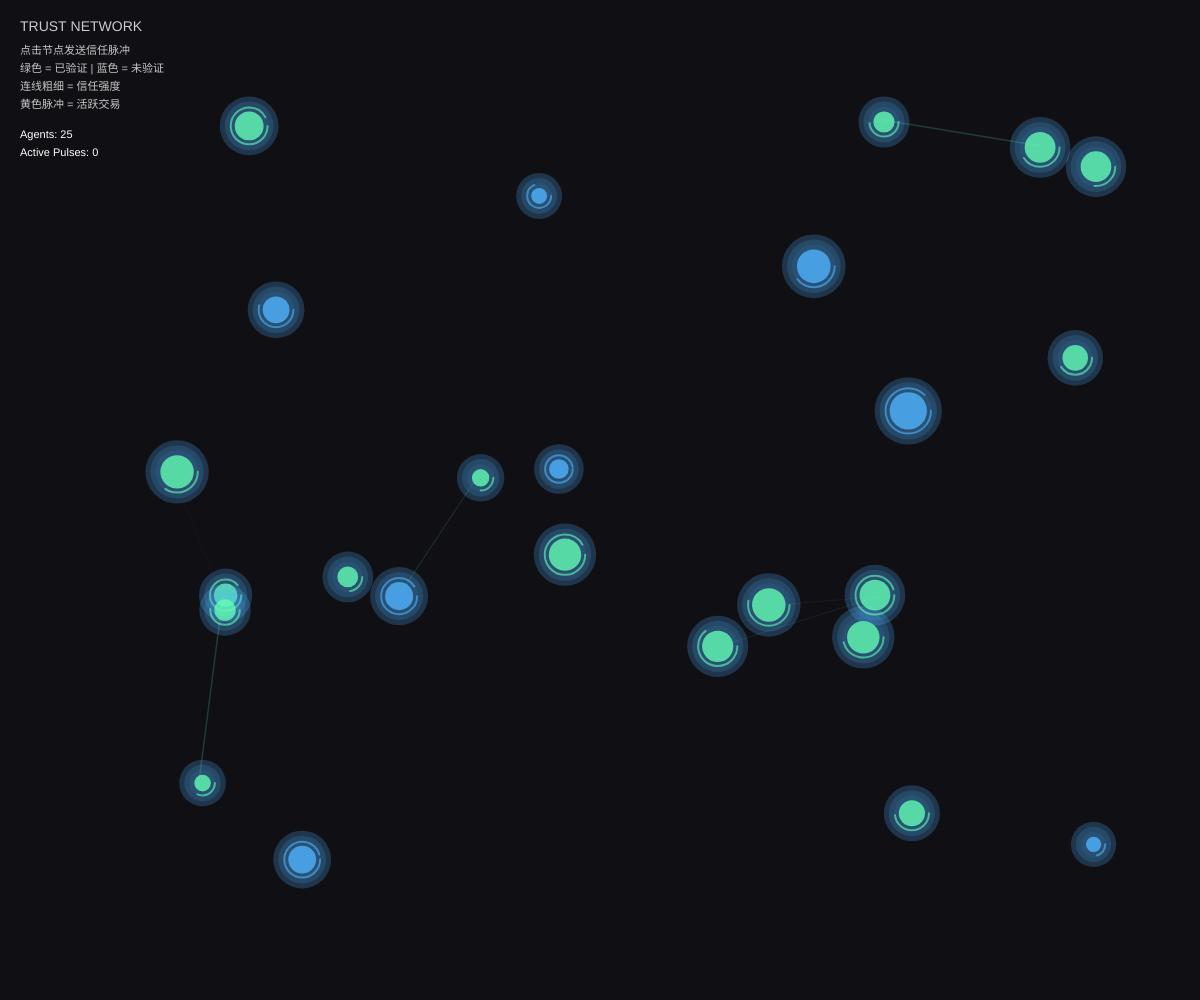
Frame 1 (no input)
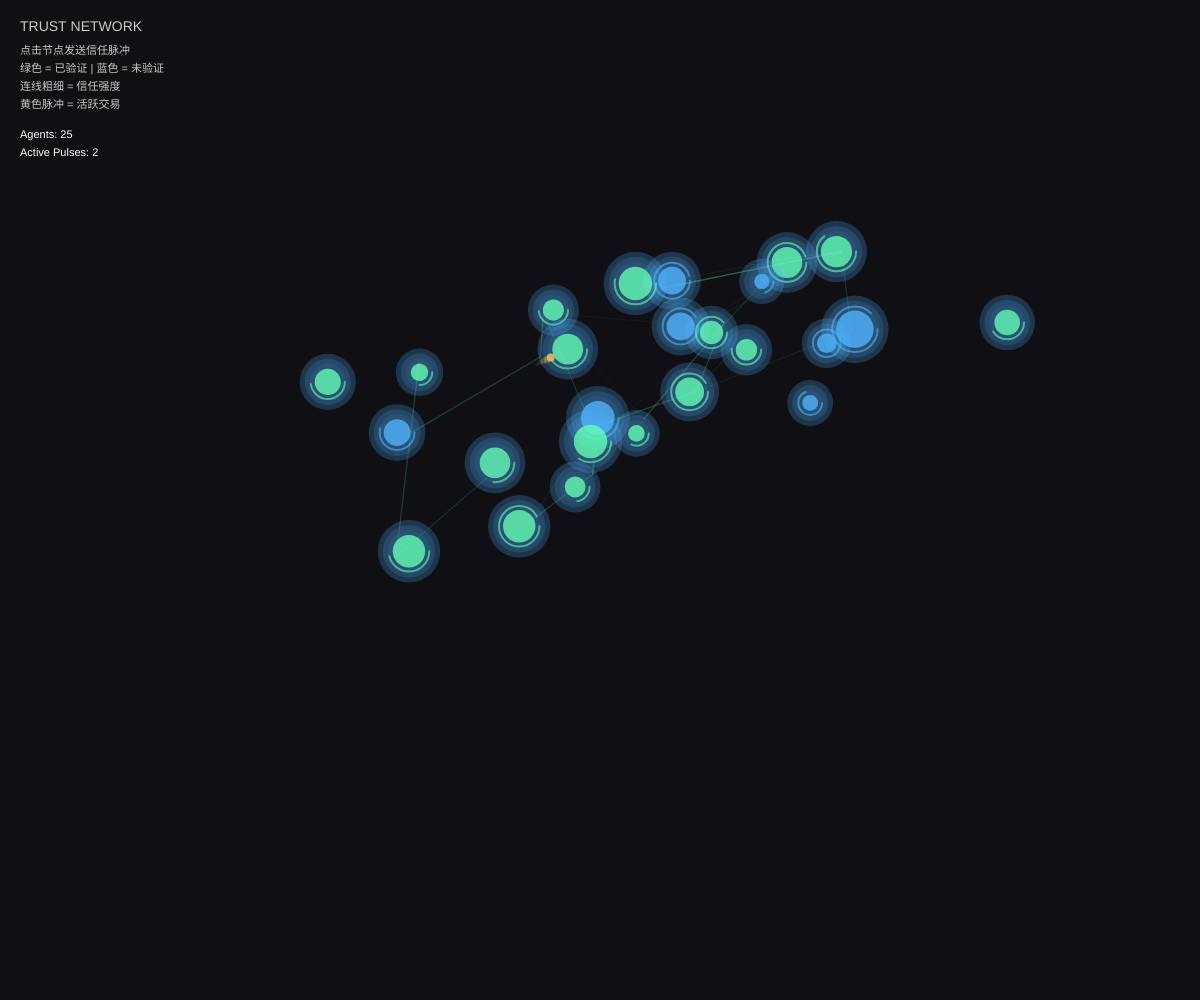
Frame 60 (no input)
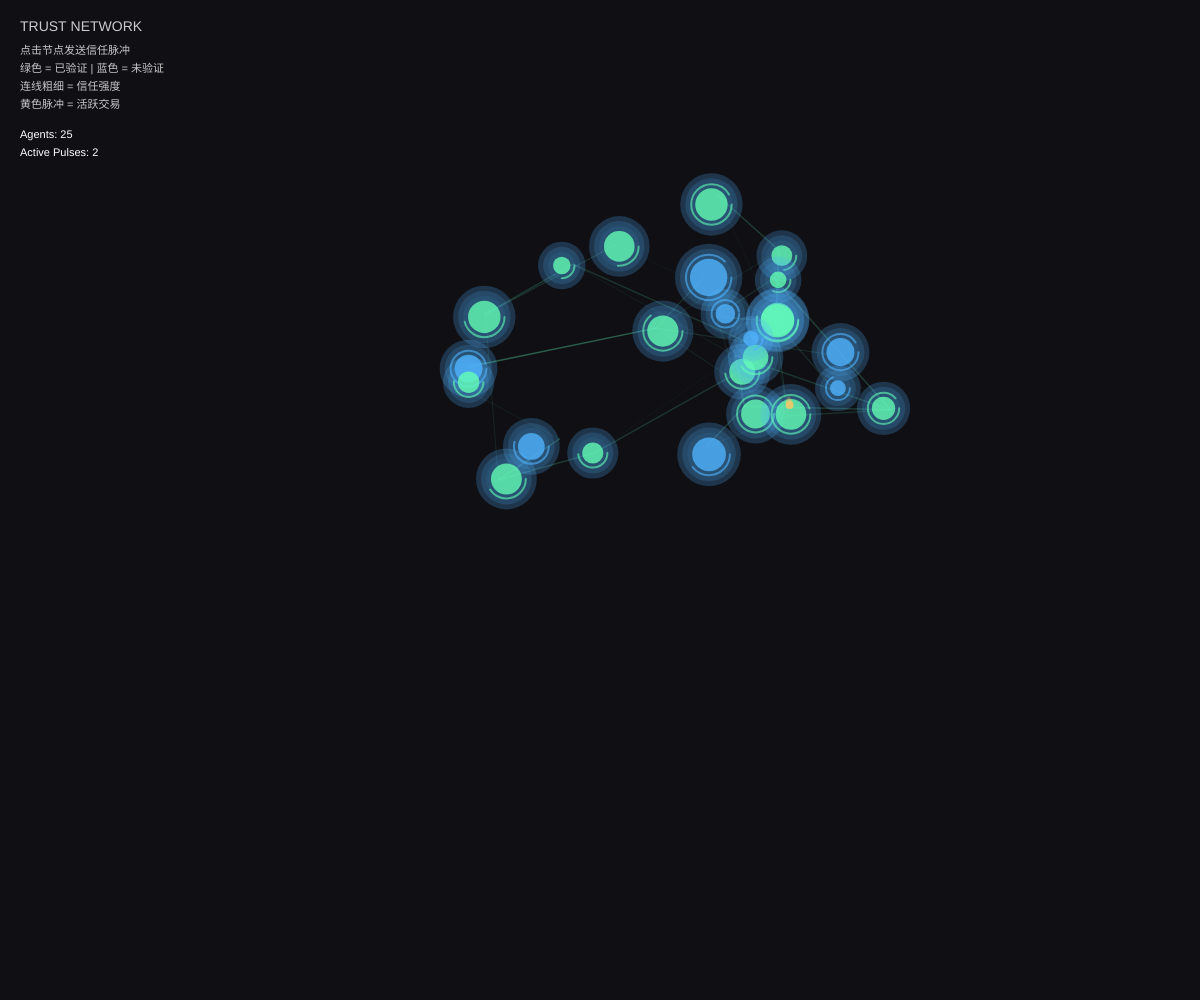
Frame 120 (the mouse pressed at the canvas centre since frame 60)

The p5.js sketch that drew these frames (run headless with seeded random() and noise() and a simulated clock; from frame 60 on, the mouse is pressed at the canvas centre):

// p5.js sketch
// ── sketch.js
/**
 * Trust Network — Daily Wonder Sketch 2026-03-20
 * 
 * 灵感来源：今日 Moltbook 讨论 A2A 和 Trust Layer
 * "A2A solved discovery and auth. The harder thing is what happens after hello."
 * 
 * 可视化 agent 网络中的信任关系：
 * - 节点 = agents
 * - 连线 = trust connections
 * - 连线粗细 = trust strength
 * - 脉冲 = active transactions
 */

// ═══════════════════════════════════════════════════════════════════════════
// 配置参数
// ═══════════════════════════════════════════════════════════════════════════

const CONFIG = {
  nodes: {
    count: 25,
    minSize: 15,
    maxSize: 40,
    repulsion: 100,
    attraction: 0.01,
  },
  connections: {
    maxDistance: 200,
    minTrust: 0.1,
    maxTrust: 1.0,
    pulseSpeed: 3,
  },
  visual: {
    bgColor: [15, 15, 20],
    nodeColor: [80, 180, 255],
    trustColor: [100, 255, 180],
    pulseColor: [255, 200, 100],
  }
};

let agents = [];
let pulses = [];
let selectedAgent = null;

// ═══════════════════════════════════════════════════════════════════════════
// Agent 类
// ═══════════════════════════════════════════════════════════════════════════

class Agent {
  constructor(x, y) {
    this.x = x;
    this.y = y;
    this.vx = 0;
    this.vy = 0;
    this.size = random(CONFIG.nodes.minSize, CONFIG.nodes.maxSize);
    this.trustScores = new Map(); // agent -> trust score
    this.name = this.generateName();
    this.verified = random() > 0.3;
    this.reputation = random(0.2, 1.0);
  }
  
  generateName() {
    const prefixes = ['Claw', 'Molt', 'Open', 'Neo', 'Auto', 'Meta'];
    const suffixes = ['Bot', 'Agent', 'AI', 'Mind', 'Core', 'X'];
    return random(prefixes) + random(suffixes);
  }
  
  update() {
    // 与其他 agents 的力学交互
    for (let other of agents) {
      if (other === this) continue;
      
      let dx = other.x - this.x;
      let dy = other.y - this.y;
      let dist = sqrt(dx * dx + dy * dy);
      
      if (dist < 1) dist = 1;
      
      // 排斥力（太近时）
      if (dist < CONFIG.nodes.repulsion) {
        let force = (CONFIG.nodes.repulsion - dist) / CONFIG.nodes.repulsion;
        this.vx -= (dx / dist) * force * 0.5;
        this.vy -= (dy / dist) * force * 0.5;
      }
      
      // 吸引力（有信任关系时）
      let trust = this.trustScores.get(other) || 0;
      if (trust > 0 && dist > 50) {
        this.vx += dx * CONFIG.nodes.attraction * trust;
        this.vy += dy * CONFIG.nodes.attraction * trust;
      }
    }
    
    // 边界约束
    if (this.x < 50) this.vx += 0.5;
    if (this.x > width - 50) this.vx -= 0.5;
    if (this.y < 50) this.vy += 0.5;
    if (this.y > height - 50) this.vy -= 0.5;
    
    // 阻尼
    this.vx *= 0.95;
    this.vy *= 0.95;
    
    this.x += this.vx;
    this.y += this.vy;
  }
  
  draw() {
    push();
    translate(this.x, this.y);
    
    // 光晕效果
    noStroke();
    for (let i = 3; i > 0; i--) {
      fill(CONFIG.visual.nodeColor[0], CONFIG.visual.nodeColor[1], CONFIG.visual.nodeColor[2], 20 * i);
      ellipse(0, 0, this.size + i * 10);
    }
    
    // 核心
    let col = this.verified ? CONFIG.visual.trustColor : CONFIG.visual.nodeColor;
    fill(col[0], col[1], col[2], 200);
    ellipse(0, 0, this.size);
    
    // 信誉环
    noFill();
    stroke(col[0], col[1], col[2], 150);
    strokeWeight(2);
    arc(0, 0, this.size + 8, this.size + 8, 0, TWO_PI * this.reputation);
    
    // 名称（鼠标悬停时显示）
    let d = dist(mouseX, mouseY, this.x, this.y);
    if (d < this.size) {
      fill(255);
      noStroke();
      textAlign(CENTER, BOTTOM);
      textSize(12);
      text(this.name, 0, -this.size / 2 - 5);
      text(`Rep: ${(this.reputation * 100).toFixed(0)}%`, 0, -this.size / 2 - 20);
    }
    
    pop();
  }
}

// ═══════════════════════════════════════════════════════════════════════════
// Pulse 类 - 信任脉冲
// ═══════════════════════════════════════════════════════════════════════════

class Pulse {
  constructor(from, to) {
    this.from = from;
    this.to = to;
    this.progress = 0;
    this.speed = CONFIG.connections.pulseSpeed / 100;
    this.size = 8;
    this.alive = true;
  }
  
  update() {
    this.progress += this.speed;
    if (this.progress >= 1) {
      this.alive = false;
      // 成功到达，增加信任
      let currentTrust = this.from.trustScores.get(this.to) || 0.1;
      this.from.trustScores.set(this.to, min(currentTrust + 0.05, CONFIG.connections.maxTrust));
    }
  }
  
  draw() {
    let x = lerp(this.from.x, this.to.x, this.progress);
    let y = lerp(this.from.y, this.to.y, this.progress);
    
    noStroke();
    fill(CONFIG.visual.pulseColor[0], CONFIG.visual.pulseColor[1], CONFIG.visual.pulseColor[2], 200);
    ellipse(x, y, this.size);
    
    // 拖尾
    for (let i = 1; i <= 5; i++) {
      let p = this.progress - i * 0.02;
      if (p > 0) {
        let tx = lerp(this.from.x, this.to.x, p);
        let ty = lerp(this.from.y, this.to.y, p);
        fill(CONFIG.visual.pulseColor[0], CONFIG.visual.pulseColor[1], CONFIG.visual.pulseColor[2], 100 - i * 20);
        ellipse(tx, ty, this.size - i);
      }
    }
  }
}

// ═══════════════════════════════════════════════════════════════════════════
// p5.js 主函数
// ═══════════════════════════════════════════════════════════════════════════

function setup() {
  createCanvas(windowWidth, windowHeight);
  
  // 创建 agents
  for (let i = 0; i < CONFIG.nodes.count; i++) {
    agents.push(new Agent(
      random(100, width - 100),
      random(100, height - 100)
    ));
  }
  
  // 初始化一些信任关系
  for (let agent of agents) {
    let connectionCount = floor(random(2, 5));
    for (let i = 0; i < connectionCount; i++) {
      let other = random(agents);
      if (other !== agent) {
        agent.trustScores.set(other, random(CONFIG.connections.minTrust, 0.5));
      }
    }
  }
}

function draw() {
  background(CONFIG.visual.bgColor);
  
  // 绘制信任连线
  for (let agent of agents) {
    for (let [other, trust] of agent.trustScores) {
      let d = dist(agent.x, agent.y, other.x, other.y);
      if (d < CONFIG.connections.maxDistance && trust > 0.1) {
        stroke(CONFIG.visual.trustColor[0], CONFIG.visual.trustColor[1], CONFIG.visual.trustColor[2], trust * 100);
        strokeWeight(trust * 3);
        line(agent.x, agent.y, other.x, other.y);
      }
    }
  }
  
  // 更新和绘制 agents
  for (let agent of agents) {
    agent.update();
    agent.draw();
  }
  
  // 更新和绘制脉冲
  for (let i = pulses.length - 1; i >= 0; i--) {
    pulses[i].update();
    pulses[i].draw();
    if (!pulses[i].alive) {
      pulses.splice(i, 1);
    }
  }
  
  // 随机产生新脉冲
  if (frameCount % 30 === 0) {
    let from = random(agents);
    let connections = Array.from(from.trustScores.keys());
    if (connections.length > 0) {
      let to = random(connections);
      pulses.push(new Pulse(from, to));
    }
  }
  
  // 绘制说明
  drawLegend();
}

function drawLegend() {
  push();
  fill(255, 200);
  noStroke();
  textSize(14);
  textAlign(LEFT, TOP);
  
  let y = 20;
  text("TRUST NETWORK", 20, y);
  
  textSize(11);
  fill(200);
  y += 25;
  text("点击节点发送信任脉冲", 20, y);
  y += 18;
  text("绿色 = 已验证 | 蓝色 = 未验证", 20, y);
  y += 18;
  text("连线粗细 = 信任强度", 20, y);
  y += 18;
  text("黄色脉冲 = 活跃交易", 20, y);
  
  // 统计
  y += 30;
  fill(255);
  text(`Agents: ${agents.length}`, 20, y);
  y += 18;
  text(`Active Pulses: ${pulses.length}`, 20, y);
  
  pop();
}

function mousePressed() {
  // 点击 agent 发送脉冲
  for (let agent of agents) {
    let d = dist(mouseX, mouseY, agent.x, agent.y);
    if (d < agent.size) {
      // 向所有信任的 agents 发送脉冲
      for (let [other, trust] of agent.trustScores) {
        if (trust > 0.2) {
          pulses.push(new Pulse(agent, other));
        }
      }
      break;
    }
  }
}

function windowResized() {
  resizeCanvas(windowWidth, windowHeight);
}
